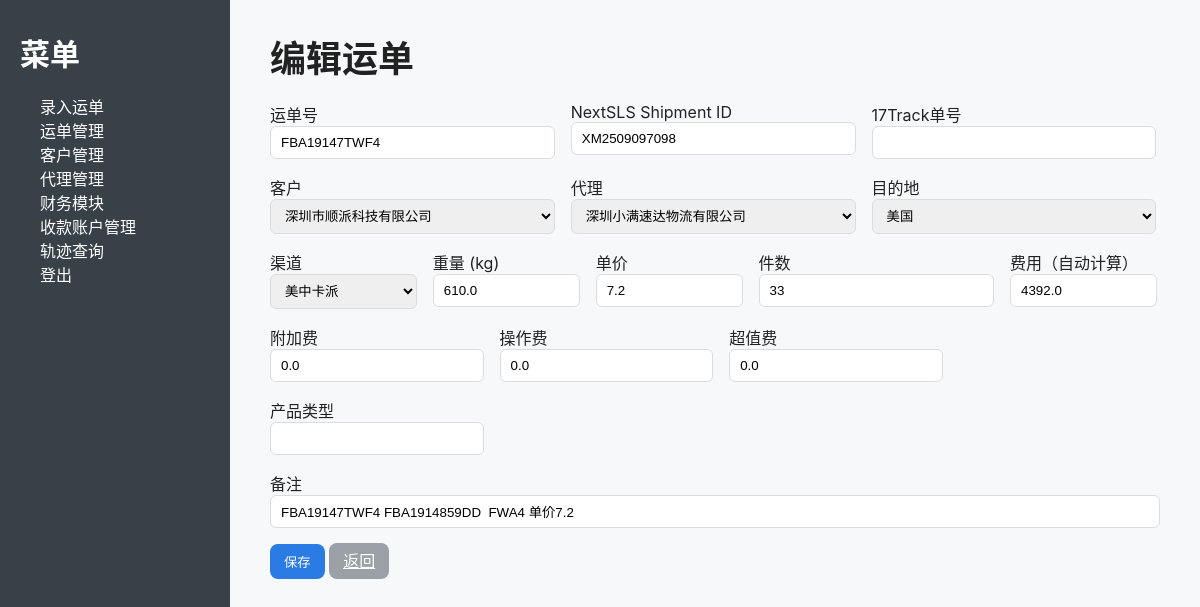
Page /shipments/edit/1 (signed in) on the committed database.
### models.py (models this page shows, shortened)
class TimestampMixin:
    created_at = db.Column(db.DateTime, default=datetime.utcnow)
    updated_at = db.Column(db.DateTime, default=datetime.utcnow, onupdate=datetime.utcnow)

class Shipment(db.Model, TimestampMixin):
    __tablename__ = "shipment"
    id = db.Column(db.Integer, primary_key=True)
    tracking_number = db.Column(db.String(50), nullable=False)  # 客户单号
    shipment_id = db.Column(db.String(50))  # NextSLS 系统单号，替换 agent_tracking_number
    third_party_tracking_number = db.Column(db.String(50))  # 第三方快递单号（用于17track）
    customer_id = db.Column(db.Integer, db.ForeignKey("customer.id"))
    agent_id = db.Column(db.Integer, db.ForeignKey("carrier_agent.id"))
    carrier_id = db.Column(db.String(50))  # 环境货代 id（如 rtb56）
    origin = db.Column(db.String(100))
    destination = db.Column(db.String(100))
    channel = db.Column(db.String(200))     # 运输渠道（快递/空运/海运/铁路…）
    product_type = db.Column(db.String(200))
    pieces = db.Column(db.Integer, default=1)
    weight = db.Column(db.Float, default=0.0)
    unit_price = db.Column(db.Float, default=0.0)
    fee = db.Column(db.Float, default=0.0)              # 合计（自动计算或手填）
    surcharge_extra = db.Column(db.Float, default=0.0)  # 附加费（选填）
    operation_fee = db.Column(db.Float, default=0.0)    # 操作费（选填）
    high_value_fee = db.Column(db.Float, default=0.0)   # 超值费（选填）
    status = db.Column(db.String(50), default="已创建")
    note = db.Column(db.Text)

class Customer(db.Model, TimestampMixin):
    __tablename__ = "customer"
    id = db.Column(db.Integer, primary_key=True)
    name = db.Column(db.String(100), nullable=False, unique=True)
    email = db.Column(db.String(120), unique=True)
    phone = db.Column(db.String(50))
    bank_info = db.Column(db.Text)
    shipments = db.relationship("Shipment", backref="customer", lazy=True)

class CarrierAgent(db.Model, TimestampMixin):
    __tablename__ = "carrier_agent"
    id = db.Column(db.Integer, primary_key=True)
    name = db.Column(db.String(200), nullable=False, unique=True)
    api_url = db.Column(db.String(1000))
    username = db.Column(db.String(200))
    password = db.Column(db.String(200))
    app_key = db.Column(db.String(255))
    app_token = db.Column(db.String(255))
    customer_code = db.Column(db.String(255))
    supports_api = db.Column(db.Boolean, default=True)   # 不支持抓取时置 False
    is_active = db.Column(db.Boolean, default=True)      # 软删除
    shipments = db.relationship("Shipment", backref="agent", lazy=True)

### views.py (the view, shortened to what this page needs)
@views.route("/shipments/edit/<int:shipment_id>", methods=["GET", "POST"])
@login_required
def edit_shipment(shipment_id):
    s = Shipment.query.get_or_404(shipment_id)
    customers = Customer.query.all()
    agents = CarrierAgent.query.all()
    destinations = ["美国", "加拿大", "英国", "德国"]
    return render_template("add_shipment.html", shipment=s, customers=customers, agents=agents, destinations=destinations)

### app.py (called while the page is built)
@login_manager.user_loader
def load_user(user_id):
    try:
        return User.query.get(int(user_id))
    except Exception:
        return None

### templates/add_shipment.html (shortened to what this page needs)
{% extends "base.html" %}
{% block content %}
<h2>{% if shipment %}编辑运单{% else %}录入运单{% endif %}</h2>
<form method="post">
  <div class="row g-3 mb-3">
    <div class="col-md-4">
      <label>运单号</label>
      <input name="tracking_number" class="form-control" required value="{{ shipment.tracking_number if shipment else '' }}">
    </div>
    <div class="col-md-4">
      <label>NextSLS Shipment ID</label>
      <input name="shipment_id" class="form-control" value="{{ shipment.shipment_id if shipment else '' }}">
    </div>
    <div class="col-md-4">
      <label>17Track单号</label>
      <input name="third_party_tracking_number" class="form-control" value="{{ shipment.third_party_tracking_number if shipment else '' }}">
    </div>
  </div>
  <div class="row g-3 mb-3">
    <div class="col-md-4">
      <label>客户</label>
      <select name="customer_id" class="form-select">
        {% for c in customers %}
          <option value="{{ c.id }}" {% if shipment and shipment.customer_id==c.id %}selected{% endif %}>{{ c.name }}</option>
        {% endfor %}
      </select>
    </div>
    <div class="col-md-4">
      <label>代理</label>
      <select name="agent_id" class="form-select">
        {% for a in agents %}
          <option value="{{ a.id }}" {% if shipment and shipment.agent_id==a.id %}selected{% endif %}>{{ a.name }}</option>
        {% endfor %}
      </select>
    </div>
    <div class="col-md-4">
      <label>目的地</label>
      <select name="destination" class="form-select">
        {% for d in destinations %}
          <option value="{{ d }}" {% if shipment and shipment.destination==d %}selected{% endif %}>{{ d }}</option>
        {% endfor %}
      </select>
    </div>
  </div>
  <div class="row g-3 mb-3">
    <div class="col-md-2">
      <label>渠道</label>
      <select name="channel" class="form-select">
        {% set channels = ["美西卡派","美中卡派","美东卡派","美国海运快递派","快递","空运","铁路","卡航"] %}
        {% for ch in channels %}
          <option value="{{ ch }}" {% if shipment and shipment.channel==ch %}selected{% endif %}>{{ ch }}</option>
        {% endfor %}
      </select>
    </div>
    <div class="col-md-2">
      <label>重量 (kg)</label>
      <input id="weight" name="weight" type="number" step="0.01" class="form-control" value="{{ shipment.weight if shipment else 0 }}">
    </div>
    <div class="col-md-2">
      <label>单价</label>
      <input id="unit_price" name="unit_price" type="number" step="0.01" class="form-control" value="{{ shipment.unit_price if shipment else 0 }}">
    </div>
    <div class="col-md-1">
      <label>件数</label>
      <input name="pieces" class="form-control" value="{{ shipment.pieces if shipment else 1 }}">
    </div>
    <div class="col-md-2">
      <label>费用（自动计算）</label>
      <input id="fee" name="fee" class="form-control" readonly value="{{ shipment.fee if shipment else '' }}">
    </div>
  </div>
  <div class="row g-3 mb-3">
    <div class="col-md-3">
      <label>附加费</label>
      <input id="surcharge_extra" name="surcharge_extra" type="number" step="0.01" class="form-control" value="{{ shipment.surcharge_extra if shipment else 0 }}">
    </div>
    <div class="col-md-3">
      <label>操作费</label>
      <input id="operation_fee" name="operation_fee" type="number" step="0.01" class="form-control" value="{{ shipment.operation_fee if shipment else 0 }}">
    </div>
    <div class="col-md-3">
      <label>超值费</label>
      <input id="high_value_fee" name="high_value_fee" type="number" step="0.01" class="form-control" value="{{ shipment.high_value_fee if shipment else 0 }}">
    </div>
    <div class="col-md-3">
      <label>产品类型</label>
      <input name="product_type" class="form-control" value="{{ shipment.product_type if shipment else '' }}">
    </div>
  </div>
  <div class="mb-3">
    <label>备注</label>
    <input name="note" class="form-control" value="{{ shipment.note if shipment else '' }}">
  </div>
  <button class="btn btn-primary">保存</button>
  <a class="btn btn-secondary" href="{{ url_for('views.shipments') }}">返回</a>
</form>
{% endblock %}

### static/css/style.css (style rules this page uses)
body { margin: 0; font-family: -apple-system, Helvetica, Arial, "PingFang SC", "Noto Sans CJK SC", sans-serif; color:#222; background:#f7f8f9; }
h2 { font-size:36px; margin-top:0; margin-bottom:20px; }
.form-control, .form-select { width:100%; padding:8px 10px; border-radius:6px; border:1px solid #dcdcdc; box-sizing:border-box; }
.btn { padding:8px 14px; border-radius:8px; border:0; cursor:pointer; }
.btn-primary { background:#2b7be4; color:#fff; }
.btn-secondary { background:#9aa0a6; color:#fff; }
.row { display:flex; gap:20px; flex-wrap:wrap; }
.col-md-2 { width:16.5%; }
.col-md-3 { width:24%; }
.col-md-4 { width:32%; }
.mb-3 { margin-bottom:16px; }
.g-3 { gap:16px; }

### rows in the picture
Shipment: tracking_number "FBA19147TWF4", shipment_id "XM2509097098", customer_id "深圳市顺派科技有限公司", agent_id "深圳小满速达物流有限公司", destination "美国", channel "美中卡派", weight "610.0", unit_price "7.2", pieces "33", fee "4392.0", surcharge_extra "0.0", operation_fee "0.0", high_value_fee "0.0", note "FBA19147TWF4 FBA1914859DD FWA4 单价7.2"
